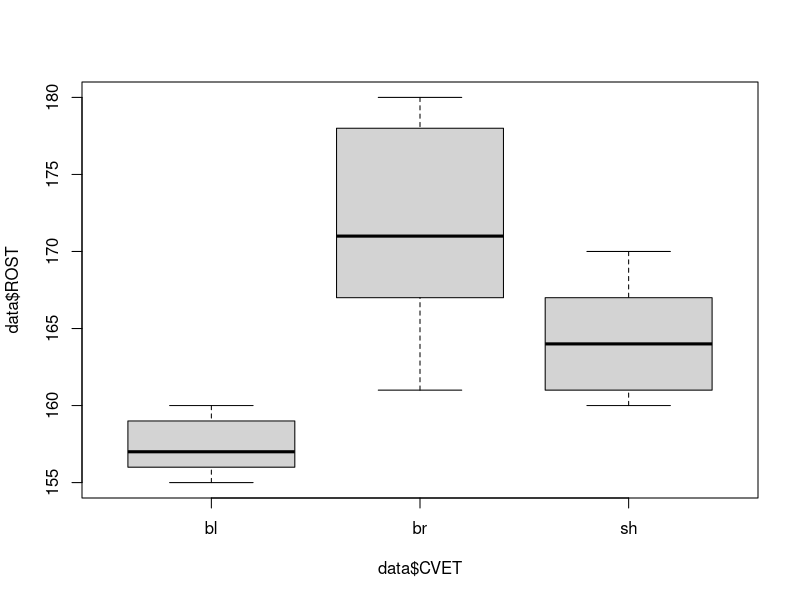
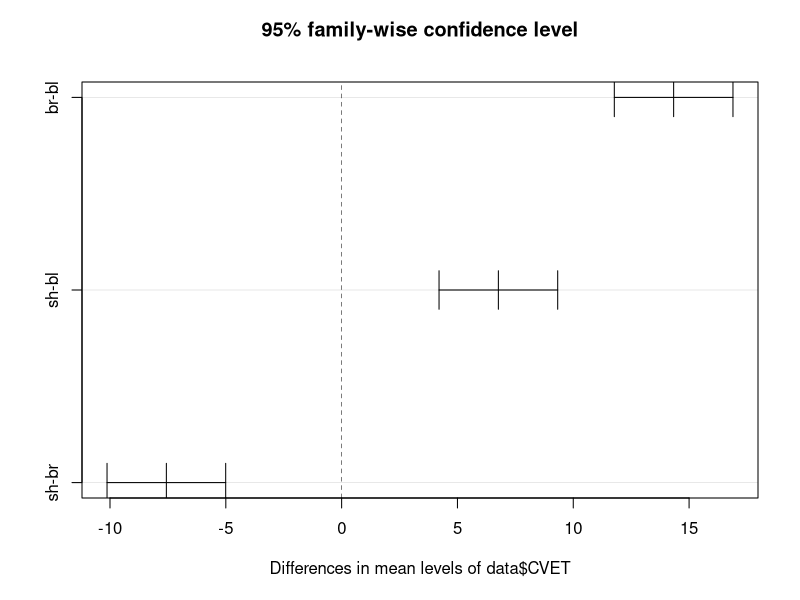

R code for these plots, in order:
VES.BR <- sample(70:90, 30, replace=TRUE)
VES.BL <- sample(69:79, 30, replace=TRUE)
VES.SH <- sample(70:80, 30, replace=TRUE)
ROST.BR <- sample(160:180, 30, replace=TRUE)
ROST.BL <- sample(155:160, 30, replace=TRUE)
ROST.SH <- sample(160:170, 30, replace=TRUE)
data <- data.frame(CVET=rep(c("br", "bl", "sh"), each=30),
                   VES=c(VES.BR, VES.BL, VES.SH),
                   ROST=c(ROST.BR, ROST.BL, ROST.SH))

boxplot(data$ROST ~ data$CVET)

# parametric anova
rost.cvet <- aov(data$ROST ~ data$CVET)
rost.cvet.hsd <- TukeyHSD(rost.cvet)
plot(rost.cvet.hsd) # non-zero confidence intervals are significant
pairwise.t.test(data$ROST, data$CVET)

# non parametric anova
kruskal.test(data$ROST ~ data$CVET)
kruskal.test(data$ROST ~ data$VES)
pairwise.wilcox.test(data$ROST, data$CVET)

